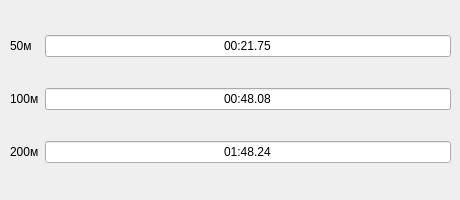
         <widget class="QWidget" name="tab_25">
          <attribute name="title">
           <string>Чоловіки</string>
          </attribute>
          <widget class="QWidget" name="layoutWidget_11">
           <property name="geometry">
            <rect>
             <x>10</x>
             <y>10</y>
             <width>441</width>
             <height>181</height>
            </rect>
           </property>
           <layout class="QGridLayout" name="gridLayout_13">
            <item row="0" column="1">
             <widget class="QLineEdit" name="lineEdit_25m_but_men50">
              <property name="text">
               <string>00:21.75</string>
              </property>
              <property name="alignment">
               <set>Qt::AlignCenter</set>
              </property>
             </widget>
            </item>
            <item row="2" column="1">
             <widget class="QLineEdit" name="lineEdit_25m_but_men200">
              <property name="text">
               <string>01:48.24</string>
              </property>
              <property name="alignment">
               <set>Qt::AlignCenter</set>
              </property>
             </widget>
            </item>
            <item row="1" column="0">
             <widget class="QLabel" name="label_79">
              <property name="text">
               <string>100м</string>
              </property>
             </widget>
            </item>
            <item row="0" column="0">
             <widget class="QLabel" name="label_77">
              <property name="text">
               <string>50м</string>
              </property>
             </widget>
            </item>
            <item row="1" column="1">
             <widget class="QLineEdit" name="lineEdit_25m_but_men100">
              <property name="text">
               <string>00:48.08</string>
              </property>
              <property name="alignment">
               <set>Qt::AlignCenter</set>
              </property>
             </widget>
            </item>
            <item row="2" column="0">
             <widget class="QLabel" name="label_81">
              <property name="text">
               <string>200м</string>
              </property>
             </widget>
            </item>
           </layout>
          </widget>
         </widget>
